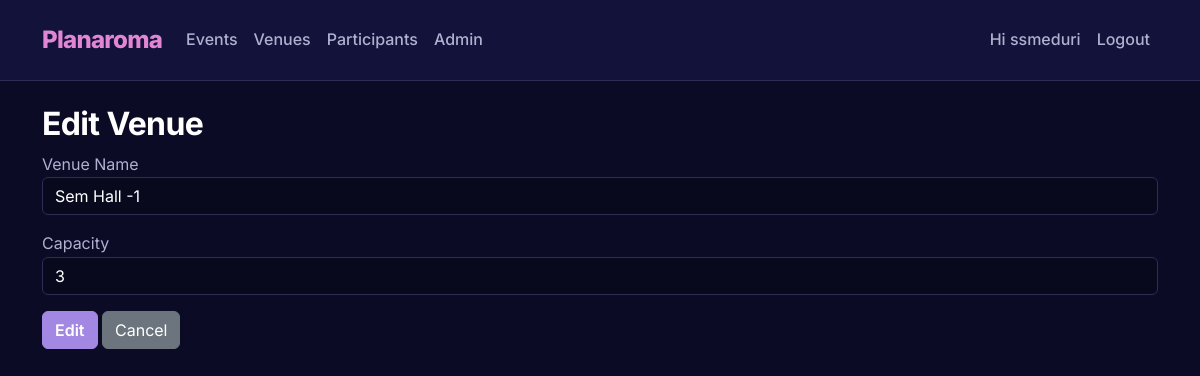
The app's page /venue/1/edit (signed in) with its own data.
### app/models.py (models this page shows, shortened)
class User(UserMixin, db.Model):
    __tablename__ = 'user'
    id = db.Column(db.Integer, primary_key=True)
    username = db.Column(db.String(80), unique=True, nullable=False)
    password_hash = db.Column(db.String(200), nullable=False)
    role = db.Column(db.String(20), nullable=False, default='viewer')  # admin, staff, viewer

class Venue(db.Model):
    __tablename__ = 'venue'
    id = db.Column(db.Integer, primary_key=True)
    name = db.Column(db.String(150), nullable=False, unique=True)
    capacity = db.Column(db.Integer, nullable=False, default=0)
    resources_list = db.relationship('Resource', back_populates='venue', cascade='all, delete-orphan')
    events = db.relationship('Event', backref='venue', lazy=True, cascade='all, delete-orphan')

### app/routes.py (the view)
@main_bp.route('/venue/<int:venue_id>/edit', methods=['GET', 'POST'])
@login_required
@require_roles('admin')
def edit_venue(venue_id):
    v = Venue.query.get_or_404(venue_id)
    from .forms import VenueForm
    form = VenueForm(obj=v)
    if form.validate_on_submit():
        v.name = form.name.data.strip()
        v.capacity = form.capacity.data
        db.session.commit()
        flash("Venue updated", "success")
        return redirect(url_for('main.list_venues'))
    if request.method == 'POST' and not form.validate():
        flash_form_errors(form)
    return render_template('venues/add_edit.html', form=form, action="Edit")

### app/forms.py
class VenueForm(FlaskForm):
    name = StringField('Venue Name', validators=[DataRequired()])
    capacity = IntegerField('Capacity', validators=[DataRequired(), NumberRange(min=0)])
    submit = SubmitField('Save')

### app/__init__.py (called while the page is built)
def create_app():
    app = Flask(__name__, static_folder='static', template_folder='templates')
    app.config.from_object(Config)
    db.init_app(app)
    login_manager.init_app(app)
    from .models import User
    @login_manager.user_loader
    def load_user(user_id):
        return User.query.get(int(user_id))
    from .routes import main_bp
    from .auth import auth_bp
    app.register_blueprint(main_bp)
    app.register_blueprint(auth_bp)
    return app

### app/utils.py (called while the page is built)
def require_roles(*roles):
    def decorator(f):
        @wraps(f)
        def wrapped(*args, **kwargs):
            if not current_user or not current_user.is_authenticated:
                abort(403)
            if current_user.role not in roles:
                abort(403)
            return f(*args, **kwargs)
        return wrapped
    return decorator

### app/templates/venues/add_edit.html (shortened to what this page needs)
{% extends 'base.html' %}
{% block content %}
<h2>{{ action }} Venue</h2>
<form method="POST">
    <div class="mb-3">
        {{ form.name.label }}
        {{ form.name(class_="form-control") }}
    </div>
    <div class="mb-3">
        {{ form.capacity.label }}
        {{ form.capacity(class_="form-control") }}
    </div>
    <button class="btn btn-primary">{{ action }}</button>
    <a href="{{ url_for('main.list_venues') }}" class="btn btn-secondary">Cancel</a>
</form>
{% endblock %}

### app/templates/base.html (shortened to what this page needs)
<!doctype html>
<html lang="en">
<head>
    <link href="https://cdn.jsdelivr.net/npm/bootstrap@5.3.2/dist/css/bootstrap.min.css" rel="stylesheet">
    <link href="{{ url_for('static', filename='style.css') }}" rel="stylesheet">
</head>
<body>
<nav class="navbar navbar-expand-lg navbar-light bg-light mb-4">
  <div class="container">
    <a class="navbar-brand" href="{{ url_for('main.dashboard') }}">
        Planaroma
    </a>
    <div class="collapse navbar-collapse" id="navbarNav">
      <ul class="navbar-nav me-auto">
        <li class="nav-item">
          <a class="nav-link" href="{{ url_for('main.list_events') }}">Events</a>
        </li>
        <li class="nav-item">
          <a class="nav-link" href="{{ url_for('main.list_venues') }}">Venues</a>
        </li>
        <li class="nav-item">
          <a class="nav-link" href="{{ url_for('main.list_participants') }}">Participants</a>
        </li>
        {% if current_user.is_authenticated and current_user.role == 'admin' %}
        <li class="nav-item">
        <a class="nav-link" href="{{ url_for('main.admin_list_users') }}">Admin</a>
         </li>
{% endif %}
      </ul>
      <ul class="navbar-nav ms-auto">
        {% if current_user.is_authenticated %}
          <li class="nav-item">
            <a class="nav-link">Hi {{ current_user.username }}</a>
          </li>
          <li class="nav-item">
            <a class="nav-link" href="{{ url_for('auth.logout') }}">Logout</a>
          </li>
        {% else %}
          <li class="nav-item">
            <a class="nav-link" href="{{ url_for('auth.login') }}">Login</a>
          </li>
        {% endif %}
      </ul>
    </div>
  </div>
</nav>
<div class="container">
    {% block content %}{% endblock %}
</div>
</body>
</html>

### app/static/style.css (style rules this page uses)
:root { --bg-primary: #0B0B26; --card-surface: #12123A; --text-primary: #FFFFFF; --text-secondary: #B0B0D0; --accent-pink: #E086D3; --accent-purple: #A288E3; --border-color: #2D2D55; --border-radius: 12px; --font-family: 'Inter', sans-serif; }
body { background-color: var(--bg-primary); color: var(--text-secondary); font-family: var(--font-family); line-height: 1.6; }
h1, h2, h3, h4, h5, h6 { color: var(--text-primary); font-weight: 700; letter-spacing: -0.02em; }
a { color: var(--accent-purple); text-decoration: none; transition: color 0.2s ease; }
.navbar { background-color: var(--card-surface) !important; border-bottom: 1px solid var(--border-color); padding: 1rem 0; }
.navbar-brand { color: var(--accent-pink) !important; font-weight: 800; font-size: 1.5rem; letter-spacing: -0.03em; }
.nav-link { color: var(--text-secondary) !important; font-weight: 500; }
.btn-primary { background-color: var(--accent-purple); border-color: var(--accent-purple); color: #fff; font-weight: 600; }
.form-control, .form-select { background-color: rgba(0, 0, 0, 0.2); border: 1px solid var(--border-color); color: var(--text-primary); }
.form-control::placeholder { color: rgba(176, 176, 208, 0.5); }

### records on screen
User: username "ssmeduri"
Venue: name "Sem Hall -1", capacity "3"

### other values on screen
{{ action }} "Edit"
